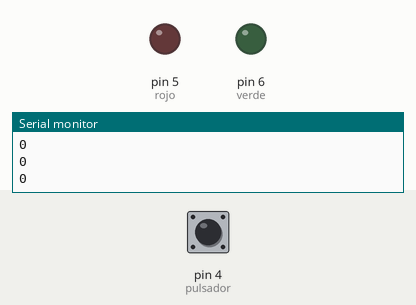
Bench run of a sketch on a simulated Arduino Uno, built with avr-gcc and run on an emulated ATmega328P. Shown: output pins drawn as LEDs (lit = HIGH), the last lines printed to the serial monitor. Inputs (shaded band) come from the test bench; at power-on: pin 4 (pulsador) LOW.

Above: at 1.7 s.
1.8 s: pin 4 (pulsador) pulled HIGH for 0.35 s
At 2.8 s:
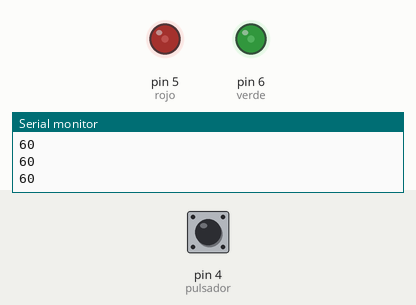
3.9 s: pin 4 (pulsador) pulled HIGH for 1 s
At 6.1 s:
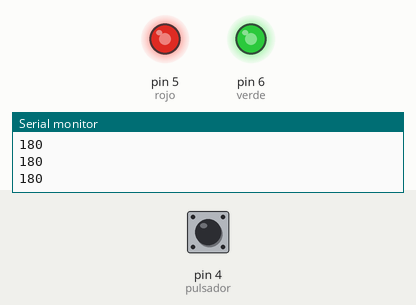
6.6 s: pin 4 (pulsador) pulled HIGH for 0.35 s
At 7.8 s:
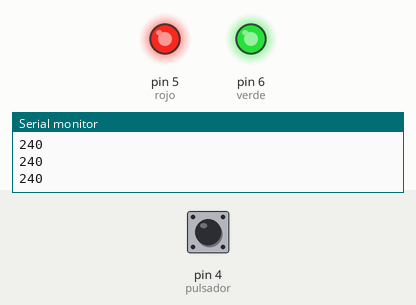
8.7 s: pin 4 (pulsador) pulled HIGH for 3.2 s
At 8.85 s:
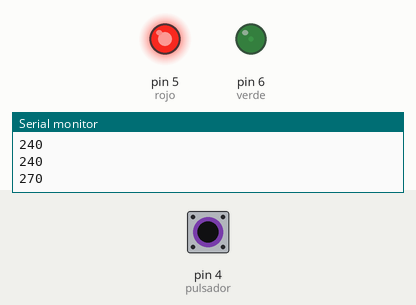
Timing chart, 0 to 13.5 s (numbered marks = the images above; inputs shaded):
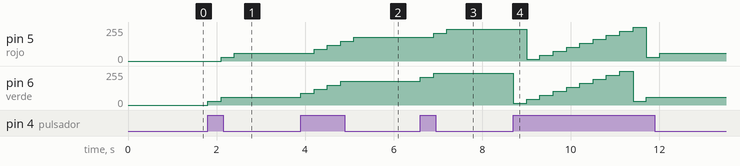

Measured:
- after the input at 1.8 s, pin 5 (rojo): 0/255 → 30/255 after 0.30 s, → 60/255 0.30 s later; pin 6 (verde): 0/255 → 30/255 at once, → 60/255 0.30 s later
- after the input at 3.9 s, pin 5 (rojo): 60/255 → 90/255 after 0.30 s, → 120/255 0.30 s later, → 150/255 0.30 s later, → 180/255 0.30 s later; pin 6 (verde): 60/255 → 90/255 at once, → 120/255 0.30 s later, → 150/255 0.30 s later, → 180/255 0.30 s later
- after the input at 6.6 s, pin 5 (rojo): 180/255 → 210/255 after 0.30 s, → 240/255 0.30 s later; pin 6 (verde): 180/255 → 210/255 at once, → 240/255 0.30 s later
- after the input at 8.7 s, pin 5 (rojo), pin 6 (verde): ramps from 14/255 to 254/255 and jumps back, once every 2.7 s

The sketch:

senalesPWM.ino
```cpp
  int verde = 6;
  int rojo = 5;
  int pulsador = 4;
  int PER = 300;
  int PER2 = 10;
  int PWM =0;

void setup() {
  // put your setup code here, to run once:
  pinMode(verde, OUTPUT);
  pinMode(rojo, OUTPUT);
  pinMode(pulsador, INPUT);
  Serial.begin(9600);
}

void loop() {
  delay(PER);
  analogWrite(verde, PWM);
  analogWrite(rojo, PWM);
  if(digitalRead(pulsador)){
      PWM += 30;
    }
  analogWrite(verde, PWM);
  Serial.println(PWM);
}
```
